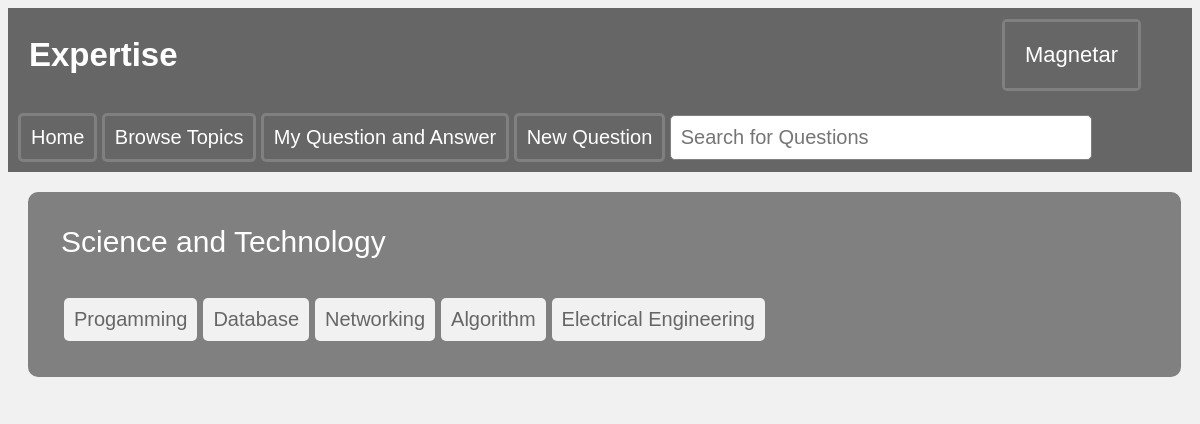
Screenshot of /code/gettopic.php?cid=1&cname=Science and Technology (signed in) with the database file from the repository.
### tables this page shows
create table Users(
	uid integer primary key auto_increment,
	username varchar(100) not null,
	email varchar(50) not null,
	upassword varchar(20) not null,
	city varchar(30),
	state varchar(2),
	country varchar(30),
	uprofile varchar(1000),
	upoints integer not null default 0,
    ustatus varchar(10) not null default 'basic',
    foreign key (ustatus) references UserStatus(sname)
);

create table Topic(
	tid integer primary key auto_increment,
    cid integer not null,
	tname varchar(30) not null,
    foreign key (cid) references Category(cid)
);

### code/functions.php (called while the page is built, shortened)
<?php
    function check_login($conn) {
        if(isset($_SESSION['uid'])){
            $uid = $_SESSION['uid'];
            $query = "SELECT uid, username, email, upassword, city, state, country, IFNULL(uprofile, '') AS uprofile, upoints, ustatus
                      FROM Users WHERE uid = ?";
            if ($stmt = $conn->prepare($query)) {
                $stmt->bind_param("i", $uid);
                $stmt->execute();
                $result = $stmt->get_result();
                if($result && mysqli_num_rows($result) > 0){
                    $userdata = $result->fetch_array(MYSQLI_ASSOC);
                    return $userdata;
                }
            }
        }
        exit;
    }

### code/gettopic.php (the view, shortened to what this page needs)
<!DOCTYPE html>
<html lang="en">
<head>
    <link rel="stylesheet", href="style.css">
</head>
<?php
include("connectdb.php");
include("functions.php");
$userdata = check_login($conn);
$username = $userdata["username"];
?>
<body>
<?php include("navigation.php");?>
<section>
    <div class="sec-container-dark">
        <?php
        if (isset($_GET["cid"]) && isset($_GET["cname"])){
            $in_cid = $_GET["cid"];
            $in_cname = $_GET["cname"];
            echo "<div style=\"text-align:left; font-size:30px; color: white;\">$in_cname</div> <br> <br>";
            $query = "SELECT tid, tname FROM Topic WHERE cid = ?";
            if ($stmt = $conn->prepare($query)) {
                $stmt->bind_param("i", $in_cid);
                $stmt->execute();
                $stmt->bind_result($tid, $tname);
                while ($stmt->fetch()) {
                    echo "<div class=\"sec-item\">
                                <button class=\"sec-button-light\">
                                    <a href=\"getquestion.php?tid=$tid&tname=$tname\">$tname</a>
                                </button>
                           </div>";
                }
            }
        }
        else {
            echo "cid or cname is not set\n";
        }
        ?>
    </div>
</section>
</body>
</html>

### code/navigation.php (shortened to what this page needs)
<header style="display:flex">
    <div style="text-align: left; margin-left:20px; margin-right:auto; display：inline-block;">
        <h2>Expertise</h2>
    </div>
    <div class="header-dropdown">
        <button class="header-dropbtn"><?php echo "$username"?></button>
    </div>
</header>
<nav>
    <div class="nav-item">
        <button class="nav-button">
            <a href="index.php">Home</a>
        </button>
    </div>
    <div class="nav-item">
        <button class="nav-button">Browse Topics</button>
    </div>
    <div class="nav-item">
        <button class="nav-button">My Question and Answer</button>
    </div>
    <div class="nav-item">
        <button class="nav-button">
            <a href="newquestion.php">New Question</a>
        </button>
    </div>
    <div class="nav-item">
        <form action="getquestion.php" method="GET">
            <input id="searchbox" type="text" name="keywords" placeholder="Search for Questions">
        </form>
    </div>
</nav>

### code/style.css (style rules this page uses)
body { font-family: Arial, Helvetica, sans-serif; background-color:#f1f1f1; }
header { background-color: #666666; padding: 1px; text-align: center; font-family: Arial, Helvetica, sans-serif; font-size: 22px; color: white; }
.header-dropdown { margin-left: auto; margin-right: 50px; margin-top: auto; margin-bottom: auto; position: relative; display: inline-block; text-align: right; border-radius: 5px; border: solid grey; background-color: #666666; }
.header-dropbtn { background-color: #666666; color: white; font-size: 22px; border: none; padding: 20px; }
nav { background-color: #666666; padding: 10px; text-align: left; font-family: Arial, Helvetica, sans-serif; color: white; }
.nav-item { margin: auto; position: relative; display: inline-block; border-radius: 5px; background-color: #666666; }
.nav-button { background-color: #666666; color: white; font-size: 20px; border-radius: 5px; border: solid grey; #border: none; padding: 10px; }
.nav-button a { color: white; text-decoration: none; }
#searchbox { width: 400px; border-radius: 5px; padding: 10px; border: solid thin grey; font-size: 20px; color: #666666; text-align: left; }
section { background-color: #f1f1f1; padding: 20px; }
.sec-container-dark { background-color: grey; text-align: left; font-family: Arial, Helvetica, sans-serif; color: white; margin-left: 0; border-radius: 10px; border: solid grey; width: 95%; padding: 30px; }
.sec-item { margin: auto; position: relative; display: inline-block; border-radius: 5px; border: solid grey; background-color: grey; }
.sec-button-light { background-color: #f1f1f1; color: #666666; font-size: 20px; border-radius: 5px; border: none; padding: 10px; }
.sec-button-light a { color: #666666; text-decoration: none; }
form { text-align: left; padding: 0; }

### rows the page displays
users: username "Magnetar"
topic: tname "Progamming"
topic: tname "Database"
topic: tname "Networking"
topic: tname "Algorithm"
topic: tname "Electrical Engineering"

### other values shown
$in_cname "Science and Technology"
